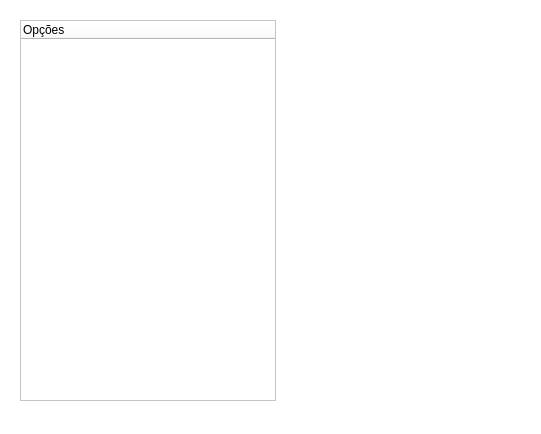
<?xml version="1.0" encoding="UTF-8"?>
<ui version="4.0">
 <class>Form</class>
 <widget class="QWidget" name="Form">
  <property name="geometry">
   <rect>
    <x>0</x>
    <y>0</y>
    <width>541</width>
    <height>434</height>
   </rect>
  </property>
  <property name="windowTitle">
   <string>Menu de Opções</string>
  </property>
  <property name="styleSheet">
   <string notr="true">background-color: white;</string>
  </property>
  <widget class="QTreeWidget" name="treeMenu">
   <property name="geometry">
    <rect>
     <x>20</x>
     <y>20</y>
     <width>256</width>
     <height>381</height>
    </rect>
   </property>
   <column>
    <property name="text">
     <string>Opções</string>
    </property>
   </column>
  </widget>
 </widget>
 <resources/>
 <connections/>
</ui>
